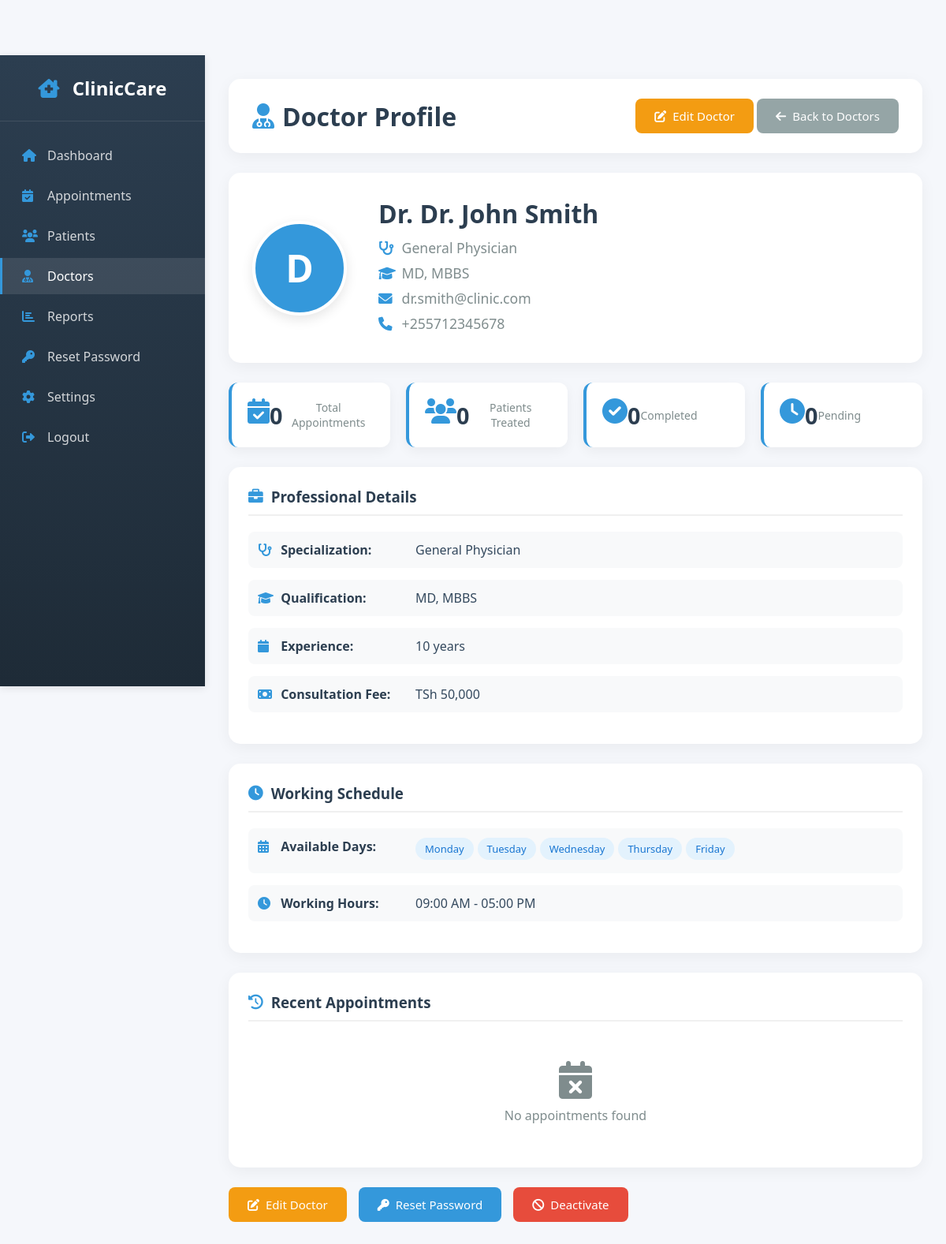
The app's page /admin/view-doctor.php?id=2 (signed in) with its own data.
### tables this page shows
CREATE TABLE doctors (
    id INT PRIMARY KEY AUTO_INCREMENT,
    user_id INT UNIQUE,
    specialization VARCHAR(100),
    qualification TEXT,
    experience_years INT,
    consultation_fee DECIMAL(10,2),
    available_days VARCHAR(100),  
    start_time TIME,
    end_time TIME,
    max_patients_per_day INT DEFAULT 20,
    FOREIGN KEY (user_id) REFERENCES users(id) ON DELETE CASCADE
);

CREATE TABLE users (
    id INT PRIMARY KEY AUTO_INCREMENT,
    username VARCHAR(50) UNIQUE NOT NULL,
    email VARCHAR(100) UNIQUE NOT NULL,
    password VARCHAR(255) NOT NULL,
    full_name VARCHAR(100) NOT NULL,
    phone VARCHAR(20),
    address TEXT,
    user_type ENUM('patient', 'doctor', 'admin', 'receptionist') DEFAULT 'patient',
    profile_image VARCHAR(255),
    created_at TIMESTAMP DEFAULT CURRENT_TIMESTAMP,
    updated_at TIMESTAMP DEFAULT CURRENT_TIMESTAMP ON UPDATE CURRENT_TIMESTAMP,
    is_active BOOLEAN DEFAULT TRUE
);

### admin/view-doctor.php (the view, shortened to what this page needs)
<?php
$database = new Database();
$db = $database->getConnection();
$doctor_id = isset($_GET['id']) ? (int)$_GET['id'] : 0;
$query = "SELECT u.*, d.specialization, d.qualification, d.experience_years,
          d.consultation_fee, d.available_days, d.start_time, d.end_time
          FROM users u
          JOIN doctors d ON u.id = d.user_id
          WHERE u.id = :id AND u.user_type = 'doctor'";
$stmt = $db->prepare($query);
$stmt->bindParam(':id', $doctor_id);
$stmt->execute();
$doctor = $stmt->fetch(PDO::FETCH_ASSOC);
$stats = [];
$query = "SELECT COUNT(*) as total FROM appointments WHERE doctor_id = (SELECT id FROM doctors WHERE user_id = :user_id)";
$stmt = $db->prepare($query);
$stmt->bindParam(':user_id', $doctor_id);
$stmt->execute();
$stats['total_appointments'] = $stmt->fetch(PDO::FETCH_ASSOC)['total'];
$query = "SELECT COUNT(*) as total FROM appointments WHERE doctor_id = (SELECT id FROM doctors WHERE user_id = :user_id) AND status = 'completed'";
$stmt = $db->prepare($query);
$stmt->bindParam(':user_id', $doctor_id);
$stmt->execute();
$stats['completed'] = $stmt->fetch(PDO::FETCH_ASSOC)['total'];
$query = "SELECT COUNT(*) as total FROM appointments WHERE doctor_id = (SELECT id FROM doctors WHERE user_id = :user_id) AND status = 'pending'";
$stmt = $db->prepare($query);
$stmt->bindParam(':user_id', $doctor_id);
$stmt->execute();
$stats['pending'] = $stmt->fetch(PDO::FETCH_ASSOC)['total'];
$query = "SELECT COUNT(DISTINCT patient_id) as total FROM appointments WHERE doctor_id = (SELECT id FROM doctors WHERE user_id = :user_id)";
$stmt = $db->prepare($query);
$stmt->bindParam(':user_id', $doctor_id);
$stmt->execute();
$stats['total_patients'] = $stmt->fetch(PDO::FETCH_ASSOC)['total'];
$query = "SELECT a.*, u.full_name as patient_name, ts.slot_time
          FROM appointments a
          JOIN patients p ON a.patient_id = p.id
          JOIN users u ON p.user_id = u.id
          JOIN time_slots ts ON a.time_slot_id = ts.id
          WHERE a.doctor_id = (SELECT id FROM doctors WHERE user_id = :user_id)
          ORDER BY a.appointment_date DESC, ts.slot_time DESC
          LIMIT 10";
$stmt = $db->prepare($query);
$stmt->bindParam(':user_id', $doctor_id);
$stmt->execute();
$recent_appointments = $stmt->fetchAll(PDO::FETCH_ASSOC);
?>
<!DOCTYPE html>
<html lang="en">
<head>
    <link rel="stylesheet" href="../assets/css/style.css">
    <link rel="stylesheet" href="https://cdnjs.cloudflare.com/ajax/libs/font-awesome/6.0.0/css/all.min.css">
</head>
<body>
    <div class="dashboard">
        <aside class="sidebar">
            <div class="sidebar-header">
                <h3><i class="fas fa-clinic-medical"></i> ClinicCare</h3>
            </div>
            <ul class="sidebar-menu">
                <li><a href="dashboard.php"><i class="fas fa-home"></i> Dashboard</a></li>
                <li><a href="appointments.php"><i class="fas fa-calendar-check"></i> Appointments</a></li>
                <li><a href="patients.php"><i class="fas fa-users"></i> Patients</a></li>
                <li><a href="doctors.php" class="active"><i class="fas fa-user-md"></i> Doctors</a></li>
                <li><a href="reports.php"><i class="fas fa-chart-bar"></i> Reports</a></li>
                <li><a href="reset-password.php"><i class="fas fa-key"></i> Reset Password</a></li>
                <li><a href="settings.php"><i class="fas fa-cog"></i> Settings</a></li>
                <li><a href="../logout.php"><i class="fas fa-sign-out-alt"></i> Logout</a></li>
            </ul>
        </aside>
        <main class="main-content">
            <div class="page-header">
                <h1><i class="fas fa-user-md"></i> Doctor Profile</h1>
                <div>
                    <a href="edit-doctor.php?id=<?php echo $doctor['id']; ?>" class="btn btn-warning">
                        <i class="fas fa-edit"></i> Edit Doctor
                    </a>
                    <a href="doctors.php" class="btn btn-secondary">
                        <i class="fas fa-arrow-left"></i> Back to Doctors
                    </a>
                </div>
            </div>
            <div class="doctor-profile">
                <div class="doctor-avatar-large">
                    <?php echo substr($doctor['full_name'], 0, 1); ?>
                </div>
                <div class="doctor-info">
                    <h2>Dr. <?php echo htmlspecialchars($doctor['full_name']); ?></h2>
                    <p><i class="fas fa-stethoscope"></i> <?php echo htmlspecialchars($doctor['specialization']); ?></p>
                    <p><i class="fas fa-graduation-cap"></i> <?php echo htmlspecialchars($doctor['qualification']); ?></p>
                    <p><i class="fas fa-envelope"></i> <?php echo htmlspecialchars($doctor['email']); ?></p>
                    <p><i class="fas fa-phone"></i> <?php echo htmlspecialchars($doctor['phone']); ?></p>
                </div>
            </div>
            <div class="stats-grid">
                <div class="stat-card">
                    <i class="fas fa-calendar-check"></i>
                    <div class="value"><?php echo $stats['total_appointments']; ?></div>
                    <div class="label">Total Appointments</div>
                </div>
                <div class="stat-card">
                    <i class="fas fa-users"></i>
                    <div class="value"><?php echo $stats['total_patients']; ?></div>
                    <div class="label">Patients Treated</div>
                </div>
                <div class="stat-card">
                    <i class="fas fa-check-circle"></i>
                    <div class="value"><?php echo $stats['completed']; ?></div>
                    <div class="label">Completed</div>
                </div>
                <div class="stat-card">
                    <i class="fas fa-clock"></i>
                    <div class="value"><?php echo $stats['pending']; ?></div>
                    <div class="label">Pending</div>
                </div>
            </div>
            <div class="details-card">
                <h3><i class="fas fa-briefcase"></i> Professional Details</h3>
                <div class="info-row">
                    <span class="info-label"><i class="fas fa-stethoscope"></i> Specialization:</span>
                    <span class="info-value"><?php echo htmlspecialchars($doctor['specialization']); ?></span>
                </div>
                <div class="info-row">
                    <span class="info-label"><i class="fas fa-graduation-cap"></i> Qualification:</span>
                    <span class="info-value"><?php echo htmlspecialchars($doctor['qualification']); ?></span>
                </div>
                <div class="info-row">
                    <span class="info-label"><i class="fas fa-calendar"></i> Experience:</span>
                    <span class="info-value"><?php echo $doctor['experience_years']; ?> years</span>
                </div>
                <div class="info-row">
                    <span class="info-label"><i class="fas fa-money-bill"></i> Consultation Fee:</span>
                    <span class="info-value">TSh <?php echo number_format($doctor['consultation_fee']); ?></span>
                </div>
            </div>
            <div class="details-card">
                <h3><i class="fas fa-clock"></i> Working Schedule</h3>
                <div class="info-row">
                    <span class="info-label"><i class="fas fa-calendar-alt"></i> Available Days:</span>
                    <span class="info-value">
                        <?php
                        $days = explode(',', $doctor['available_days']);
                        foreach($days as $day) {
                            echo '<span class="days-badge">' . trim($day) . '</span>';
                        }
                        ?>
                    </span>
                </div>
                <div class="info-row">
                    <span class="info-label"><i class="fas fa-clock"></i> Working Hours:</span>
                    <span class="info-value">
                        <?php echo date('h:i A', strtotime($doctor['start_time'])); ?> -
                        <?php echo date('h:i A', strtotime($doctor['end_time'])); ?>
                    </span>
                </div>
            </div>
            <div class="details-card">
                <h3><i class="fas fa-history"></i> Recent Appointments</h3>
                <?php if(empty($recent_appointments)): ?>
                    <p style="text-align: center; padding: 30px; color: #7f8c8d;">
                        <i class="fas fa-calendar-times" style="font-size: 48px; margin-bottom: 10px;"></i><br>
                        No appointments found
                    </p>
                <?php endif; ?>
            </div>
            <div class="action-buttons">
                <a href="edit-doctor.php?id=<?php echo $doctor['id']; ?>" class="btn btn-warning">
                    <i class="fas fa-edit"></i> Edit Doctor
                </a>
                <a href="reset-password.php?user_id=<?php echo $doctor['id']; ?>" class="btn btn-primary">
                    <i class="fas fa-key"></i> Reset Password
                </a>
                <?php if($doctor['is_active']): ?>
                    <a href="toggle-doctor.php?id=<?php echo $doctor['id']; ?>&action=deactivate" class="btn btn-danger" onclick="return confirm('Deactivate this doctor?')">
                        <i class="fas fa-ban"></i> Deactivate
                    </a>
                <?php else: ?>
                    <a href="toggle-doctor.php?id=<?php echo $doctor['id']; ?>&action=activate" class="btn btn-success">
                        <i class="fas fa-check"></i> Activate
                    </a>
                <?php endif; ?>
            </div>
        </main>
    </div>
</body>
</html>

### assets/css/style.css (style rules this page uses)
:root { --primary-color: #2c3e50; --secondary-color: #3498db; --success-color: #27ae60; --danger-color: #e74c3c; --warning-color: #f39c12; --light-bg: #ecf0f1; --dark-text: #2c3e50; --border-radius: 8px; --box-shadow: 0 2px 10px rgba(0,0,0,0.1); }
* { margin: 0; padding: 0; box-sizing: border-box; }
body { font-family: 'Segoe UI', Tahoma, Geneva, Verdana, sans-serif; background: linear-gradient(135deg, #667eea 0%, #764ba2 100%); min-height: 100vh; color: var(--dark-text); }
.btn { padding: 12px 24px; border: none; border-radius: var(--border-radius); cursor: pointer; font-size: 16px; font-weight: 600; transition: all 0.3s; }
.btn-primary { background: var(--secondary-color); color: white; }
.btn-danger { background: var(--danger-color); color: white; }
.btn-warning { background: var(--warning-color); color: white; }
.dashboard { display: flex; min-height: 100vh; padding-top: 70px; }
.sidebar { width: 250px; background: white; box-shadow: var(--box-shadow); position: fixed; left: 0; top: 70px; bottom: 0; overflow-y: auto; }
.sidebar-menu { list-style: none; padding: 20px 0; }
.sidebar-menu li { margin-bottom: 5px; }
.sidebar-menu a { display: flex; align-items: center; padding: 12px 20px; color: var(--dark-text); text-decoration: none; transition: all 0.3s; }
.sidebar-menu i { margin-right: 10px; width: 20px; }
.main-content { flex: 1; margin-left: 250px; padding: 30px; }
.stats-grid { display: grid; grid-template-columns: repeat(auto-fit, minmax(250px, 1fr)); gap: 20px; margin-bottom: 30px; }
.stat-card { background: white; border-radius: var(--border-radius); padding: 20px; display: flex; align-items: center; box-shadow: var(--box-shadow); }

### records on screen
doctors: user.full_name "D", user.full_name "Dr. John Smith", specialization "General Physician", qualification "MD, MBBS", user.email "dr.smith@clinic.com", user.phone "+255712345678", experience_years "10", consultation_fee "50,000", available_days "Monday", available_days "Tuesday", available_days "Wednesday", available_days "Thursday", available_days "Friday", start_time "09:00 AM", end_time "05:00 PM"

### other values on screen
$stats['total_appointments'] "0"
$stats['total_patients'] "0"
$stats['completed'] "0"
$stats['pending'] "0"
